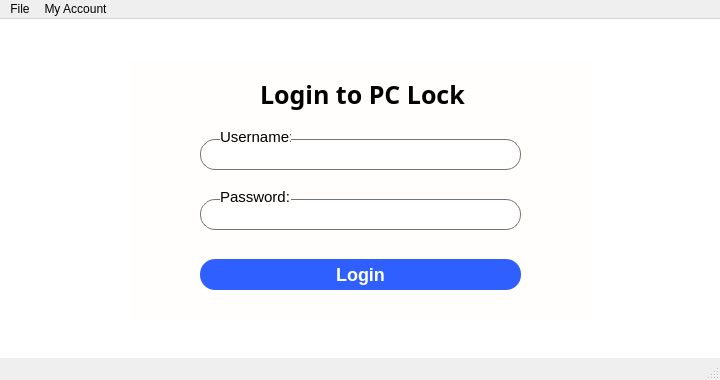
<?xml version="1.0" encoding="UTF-8"?>
<ui version="4.0">
 <class>MainWindow</class>
 <widget class="QMainWindow" name="MainWindow">
  <property name="geometry">
   <rect>
    <x>0</x>
    <y>0</y>
    <width>720</width>
    <height>380</height>
   </rect>
  </property>
  <property name="sizePolicy">
   <sizepolicy hsizetype="Maximum" vsizetype="Maximum">
    <horstretch>0</horstretch>
    <verstretch>0</verstretch>
   </sizepolicy>
  </property>
  <property name="minimumSize">
   <size>
    <width>720</width>
    <height>380</height>
   </size>
  </property>
  <property name="maximumSize">
   <size>
    <width>720</width>
    <height>380</height>
   </size>
  </property>
  <property name="windowTitle">
   <string>MailBlade</string>
  </property>
  <property name="windowIcon">
   <iconset>
    <normaloff>C:/Users/CL/.designer/resources/icons/file.png</normaloff>C:/Users/CL/.designer/resources/icons/file.png</iconset>
  </property>
  <widget class="QWidget" name="centralwidget">
   <property name="sizePolicy">
    <sizepolicy hsizetype="Minimum" vsizetype="Fixed">
     <horstretch>0</horstretch>
     <verstretch>0</verstretch>
    </sizepolicy>
   </property>
   <widget class="QStackedWidget" name="stackedWidgetScreens">
    <property name="geometry">
     <rect>
      <x>0</x>
      <y>0</y>
      <width>1280</width>
      <height>711</height>
     </rect>
    </property>
    <property name="styleSheet">
     <string notr="true">background-color: rgb(255, 255, 255);</string>
    </property>
    <property name="currentIndex">
     <number>2</number>
    </property>
    <widget class="QWidget" name="splash_screen">
     <property name="minimumSize">
      <size>
       <width>1000</width>
       <height>1000</height>
      </size>
     </property>
    </widget>
    <widget class="QWidget" name="homepage">
     <widget class="QWidget" name="sidebarWidget" native="true">
      <property name="geometry">
       <rect>
        <x>0</x>
        <y>0</y>
        <width>201</width>
        <height>341</height>
       </rect>
      </property>
      <property name="styleSheet">
       <string notr="true">background-color: #23282c;</string>
      </property>
      <widget class="QPushButton" name="sidebarDashboardButton">
       <property name="geometry">
        <rect>
         <x>10</x>
         <y>20</y>
         <width>161</width>
         <height>31</height>
        </rect>
       </property>
       <property name="font">
        <font>
         <pointsize>12</pointsize>
         <bold>false</bold>
         <stylestrategy>PreferDefault</stylestrategy>
        </font>
       </property>
       <property name="cursor">
        <cursorShape>PointingHandCursor</cursorShape>
       </property>
       <property name="styleSheet">
        <string notr="true">color: white;
background-color: rgb(56, 64, 70);
text-align: left;
padding-left: 18px;
</string>
       </property>
       <property name="text">
        <string>Timer</string>
       </property>
       <property name="icon">
        <iconset resource="../resources/resources.qrc">
         <normaloff>:/icons/icons/dashboard.png</normaloff>:/icons/icons/dashboard.png</iconset>
       </property>
      </widget>
      <widget class="QPushButton" name="sidebarLogoutButton">
       <property name="geometry">
        <rect>
         <x>0</x>
         <y>300</y>
         <width>191</width>
         <height>31</height>
        </rect>
       </property>
       <property name="font">
        <font>
         <pointsize>12</pointsize>
         <bold>false</bold>
         <stylestrategy>PreferDefault</stylestrategy>
        </font>
       </property>
       <property name="cursor">
        <cursorShape>PointingHandCursor</cursorShape>
       </property>
       <property name="styleSheet">
        <string notr="true">color: white;
text-align: left;
padding-left: 18px;</string>
       </property>
       <property name="text">
        <string>Logout</string>
       </property>
       <property name="icon">
        <iconset resource="../resources/resources.qrc">
         <normaloff>:/icons/icons/logout.png</normaloff>:/icons/icons/logout.png</iconset>
       </property>
      </widget>
     </widget>
     <widget class="QWidget" name="widget_3" native="true">
      <property name="geometry">
       <rect>
        <x>170</x>
        <y>0</y>
        <width>551</width>
        <height>441</height>
       </rect>
      </property>
      <property name="styleSheet">
       <string notr="true">background-color: rgb(35, 40, 30);</string>
      </property>
      <widget class="QWidget" name="widget_4" native="true">
       <property name="geometry">
        <rect>
         <x>20</x>
         <y>20</y>
         <width>511</width>
         <height>301</height>
        </rect>
       </property>
       <property name="styleSheet">
        <string notr="true">background-color: rgb(35, 40, 44);
border: 2px solid rgb(186, 193, 216);</string>
       </property>
       <widget class="QPushButton" name="DimTimerWindow">
        <property name="geometry">
         <rect>
          <x>220</x>
          <y>90</y>
          <width>101</width>
          <height>31</height>
         </rect>
        </property>
        <property name="font">
         <font>
          <pointsize>12</pointsize>
          <bold>true</bold>
         </font>
        </property>
        <property name="cursor">
         <cursorShape>PointingHandCursor</cursorShape>
        </property>
        <property name="styleSheet">
         <string notr="true">background-color: rgb(85, 0, 127);
color: rgb(186, 193, 216);
border-radius: 10px;</string>
        </property>
        <property name="text">
         <string>Dim Timer</string>
        </property>
       </widget>
       <widget class="QPushButton" name="TimerWindowButton">
        <property name="geometry">
         <rect>
          <x>70</x>
          <y>90</y>
          <width>141</width>
          <height>31</height>
         </rect>
        </property>
        <property name="font">
         <font>
          <pointsize>12</pointsize>
          <bold>true</bold>
         </font>
        </property>
        <property name="cursor">
         <cursorShape>PointingHandCursor</cursorShape>
        </property>
        <property name="styleSheet">
         <string notr="true">background-color: rgb(0, 0, 127);
color: rgb(186, 193, 216);
border-radius: 10px;</string>
        </property>
        <property name="text">
         <string>Timer Window</string>
        </property>
       </widget>
       <widget class="QLabel" name="MainTimerCounter">
        <property name="geometry">
         <rect>
          <x>70</x>
          <y>180</y>
          <width>381</width>
          <height>81</height>
         </rect>
        </property>
        <property name="font">
         <font>
          <family>Arial Black</family>
          <pointsize>-1</pointsize>
          <bold>true</bold>
         </font>
        </property>
        <property name="styleSheet">
         <string notr="true">color: rgb(255, 255, 255);
font-size: 50px;
border-radius: 10px;</string>
        </property>
        <property name="text">
         <string>Loading . . .</string>
        </property>
        <property name="alignment">
         <set>Qt::AlignCenter</set>
        </property>
       </widget>
       <widget class="QLabel" name="greet_label">
        <property name="geometry">
         <rect>
          <x>0</x>
          <y>0</y>
          <width>511</width>
          <height>61</height>
         </rect>
        </property>
        <property name="font">
         <font>
          <family>Sitka Heading</family>
          <pointsize>-1</pointsize>
          <italic>false</italic>
          <bold>true</bold>
         </font>
        </property>
        <property name="styleSheet">
         <string notr="true">color: rgb(255, 255, 255);
font: 700 9pt &quot;Sitka Heading&quot;;
font-size: 30px;</string>
        </property>
        <property name="text">
         <string>Welcome ---</string>
        </property>
        <property name="alignment">
         <set>Qt::AlignCenter</set>
        </property>
       </widget>
       <widget class="QPushButton" name="ResetTimerButton">
        <property name="geometry">
         <rect>
          <x>330</x>
          <y>90</y>
          <width>121</width>
          <height>31</height>
         </rect>
        </property>
        <property name="font">
         <font>
          <pointsize>12</pointsize>
          <bold>true</bold>
         </font>
        </property>
        <property name="cursor">
         <cursorShape>PointingHandCursor</cursorShape>
        </property>
        <property name="styleSheet">
         <string notr="true">background-color: rgb(208, 0, 0);
color: rgb(186, 193, 216);
border-radius: 10px;</string>
        </property>
        <property name="text">
         <string>Reset Timer</string>
        </property>
       </widget>
       <widget class="QLabel" name="label_4">
        <property name="geometry">
         <rect>
          <x>180</x>
          <y>170</y>
          <width>141</width>
          <height>21</height>
         </rect>
        </property>
        <property name="font">
         <font>
          <pointsize>13</pointsize>
         </font>
        </property>
        <property name="styleSheet">
         <string notr="true">color: white;
border: none;
</string>
        </property>
        <property name="text">
         <string>Session ending in</string>
        </property>
        <property name="alignment">
         <set>Qt::AlignCenter</set>
        </property>
       </widget>
      </widget>
     </widget>
    </widget>
    <widget class="QWidget" name="login_page">
     <widget class="QWidget" name="widget_2" native="true">
      <property name="geometry">
       <rect>
        <x>-20</x>
        <y>0</y>
        <width>1291</width>
        <height>691</height>
       </rect>
      </property>
      <property name="styleSheet">
       <string notr="true">background-color: qradialgradient(
    spread: pad,
    cx: 0.5,
    cy: 0.5,
    radius: 0.5,
    fx: 0.5,
    fy: 0.9995,
    stop: 0.4375 rgba(0, 0, 0, 255),
    stop: 1 #6766fc
);</string>
      </property>
      <widget class="QWidget" name="widget" native="true">
       <property name="geometry">
        <rect>
         <x>150</x>
         <y>40</y>
         <width>461</width>
         <height>261</height>
        </rect>
       </property>
       <property name="styleSheet">
        <string notr="true">background-color: rgb(255, 254, 252)</string>
       </property>
       <widget class="QLineEdit" name="login_email_input">
        <property name="geometry">
         <rect>
          <x>70</x>
          <y>80</y>
          <width>321</width>
          <height>31</height>
         </rect>
        </property>
        <property name="styleSheet">
         <string notr="true">background-color: #fff;
border-radius: 15px;
padding: 2px 8px;
border: 1px solid rgb(116, 116, 116);
font-size: 15px;

</string>
        </property>
       </widget>
       <widget class="QLabel" name="label">
        <property name="geometry">
         <rect>
          <x>90</x>
          <y>70</y>
          <width>71</width>
          <height>16</height>
         </rect>
        </property>
        <property name="styleSheet">
         <string notr="true">font-size: 15px;</string>
        </property>
        <property name="text">
         <string>Username:</string>
        </property>
       </widget>
       <widget class="QLineEdit" name="login_password_input">
        <property name="geometry">
         <rect>
          <x>70</x>
          <y>140</y>
          <width>321</width>
          <height>31</height>
         </rect>
        </property>
        <property name="styleSheet">
         <string notr="true">background-color: #fff;
border-radius: 15px;
padding: 2px 8px;
border: 1px solid rgb(116, 116, 116);
font-size: 15px;</string>
        </property>
       </widget>
       <widget class="QPushButton" name="loginButton">
        <property name="geometry">
         <rect>
          <x>70</x>
          <y>200</y>
          <width>321</width>
          <height>31</height>
         </rect>
        </property>
        <property name="cursor">
         <cursorShape>PointingHandCursor</cursorShape>
        </property>
        <property name="styleSheet">
         <string notr="true">background-color: rgb(47, 96, 255);
color: white;
font-size: 18px;
font-weight: bold;
border-radius: 15px;</string>
        </property>
        <property name="text">
         <string>Login</string>
        </property>
       </widget>
       <widget class="QLabel" name="label_3">
        <property name="geometry">
         <rect>
          <x>90</x>
          <y>130</y>
          <width>71</width>
          <height>16</height>
         </rect>
        </property>
        <property name="styleSheet">
         <string notr="true">font-size: 15px;</string>
        </property>
        <property name="text">
         <string>Password:</string>
        </property>
       </widget>
       <widget class="QLabel" name="label_2">
        <property name="geometry">
         <rect>
          <x>130</x>
          <y>10</y>
          <width>211</width>
          <height>51</height>
         </rect>
        </property>
        <property name="font">
         <font>
          <family>Segoe UI Variable Small</family>
          <pointsize>-1</pointsize>
          <italic>false</italic>
          <bold>true</bold>
         </font>
        </property>
        <property name="styleSheet">
         <string notr="true">font-size: 25px;</string>
        </property>
        <property name="text">
         <string>Login to PC Lock</string>
        </property>
       </widget>
       <zorder>login_email_input</zorder>
       <zorder>login_password_input</zorder>
       <zorder>loginButton</zorder>
       <zorder>label_3</zorder>
       <zorder>label_2</zorder>
       <zorder>label</zorder>
      </widget>
     </widget>
    </widget>
   </widget>
  </widget>
  <widget class="QMenuBar" name="menubar">
   <property name="geometry">
    <rect>
     <x>0</x>
     <y>0</y>
     <width>720</width>
     <height>22</height>
    </rect>
   </property>
   <widget class="QMenu" name="menuFile">
    <property name="title">
     <string>File</string>
    </property>
    <addaction name="actionExit"/>
   </widget>
   <widget class="QMenu" name="menuMy_Account">
    <property name="title">
     <string>My Account</string>
    </property>
    <addaction name="actionLogout"/>
   </widget>
   <addaction name="menuFile"/>
   <addaction name="menuMy_Account"/>
  </widget>
  <widget class="QStatusBar" name="statusbar">
   <property name="enabled">
    <bool>true</bool>
   </property>
   <property name="sizeGripEnabled">
    <bool>true</bool>
   </property>
  </widget>
  <action name="actionLogout">
   <property name="icon">
    <iconset theme="accessories-calculator">
     <normaloff>C:/Users/CL/.designer/backup</normaloff>C:/Users/CL/.designer/backup</iconset>
   </property>
   <property name="text">
    <string>Logout</string>
   </property>
  </action>
  <action name="actionExit">
   <property name="text">
    <string>Exit</string>
   </property>
  </action>
 </widget>
 <resources>
  <include location="../resources/resources.qrc"/>
 </resources>
 <connections/>
</ui>
